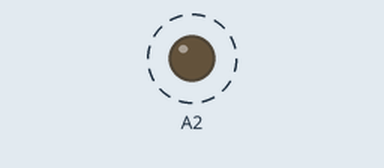
The sketch below on a simulated Arduino Uno, built with avr-gcc and run on an emulated ATmega328P. Shown: output pins drawn as LEDs (lit = HIGH). Dashed ring = blinking.

Above: at 42.7 s.
Timing chart, 0 to 43.0 s (numbered marks = the images above):
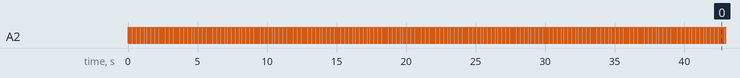

The sketch:

bubble_sort.ino
```cpp
void bubble_sort(void);

volatile int arr[25] = {
	148, 67, 253, 11, 36, 245, 0, 255, 127, 64,
	89, 50, 15, 99, 234, 128, 1, 200, 33, 90,
	55, 77, 123, 222, 187
};

volatile unsigned long pass, i, j;
volatile unsigned int temp;

void setup() {
  // initialize digital pin LED_BUILTIN as an output.
  pinMode(A2, OUTPUT);
}

// the loop function runs over and over again forever
void loop() {
  digitalWrite(A2, HIGH);  // turn the LED on (HIGH is the voltage level)
  bubble_sort();                      // wait for a second
  digitalWrite(A2, LOW);   // turn the LED off by making the voltage LOW
  bubble_sort();                      // wait for a second
}


void bubble_sort(void){


	for(pass = 0; pass < 25; pass++){
		for(i = 0; i < 25 - 1; i++){
			for(j = 0; j < 25 - i - 1; j++){
				if(arr[j] > arr[j+1]){
					temp = arr[j];
					arr[j] = arr[j+1];
					arr[j + 1] = temp;
				}
			}
		}
	}
}
```

Measured:
- by itself, A2: alternates HIGH for 0.05 s and LOW for 0.05 s
